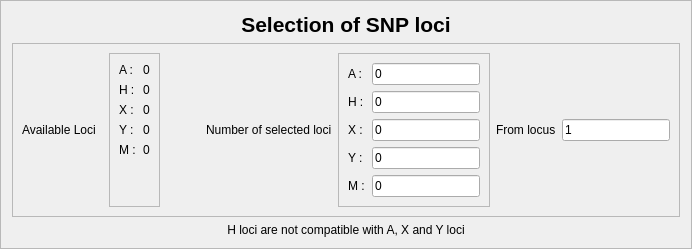
        <widget class="QFrame" name="frame_3">
         <property name="frameShape">
          <enum>QFrame::StyledPanel</enum>
         </property>
         <property name="frameShadow">
          <enum>QFrame::Raised</enum>
         </property>
         <layout class="QVBoxLayout" name="verticalLayout_11">
          <item>
           <widget class="QLabel" name="label">
            <property name="font">
             <font>
              <pointsize>16</pointsize>
              <weight>75</weight>
              <italic>false</italic>
              <bold>true</bold>
             </font>
            </property>
            <property name="text">
             <string>Selection of SNP loci</string>
            </property>
            <property name="alignment">
             <set>Qt::AlignCenter</set>
            </property>
           </widget>
          </item>
          <item>
           <widget class="QFrame" name="frame_2">
            <property name="frameShape">
             <enum>QFrame::StyledPanel</enum>
            </property>
            <property name="frameShadow">
             <enum>QFrame::Raised</enum>
            </property>
            <layout class="QHBoxLayout" name="horizontalLayout_6">
             <item>
              <widget class="QLabel" name="label_2">
               <property name="text">
                <string>Available Loci  </string>
               </property>
              </widget>
             </item>
             <item>
              <widget class="QFrame" name="frame_5">
               <property name="frameShape">
                <enum>QFrame::StyledPanel</enum>
               </property>
               <property name="frameShadow">
                <enum>QFrame::Raised</enum>
               </property>
               <layout class="QFormLayout" name="formLayout">
                <item row="3" column="1">
                 <widget class="QLabel" name="availableHLabel">
                  <property name="text">
                   <string>0</string>
                  </property>
                 </widget>
                </item>
                <item row="3" column="0">
                 <widget class="QLabel" name="label_11">
                  <property name="text">
                   <string>H :</string>
                  </property>
                 </widget>
                </item>
                <item row="4" column="0">
                 <widget class="QLabel" name="label_22">
                  <property name="text">
                   <string>X : </string>
                  </property>
                 </widget>
                </item>
                <item row="4" column="1">
                 <widget class="QLabel" name="availableXLabel">
                  <property name="text">
                   <string>0</string>
                  </property>
                 </widget>
                </item>
                <item row="5" column="0">
                 <widget class="QLabel" name="label_25">
                  <property name="text">
                   <string>Y : </string>
                  </property>
                 </widget>
                </item>
                <item row="5" column="1">
                 <widget class="QLabel" name="availableYLabel">
                  <property name="text">
                   <string>0</string>
                  </property>
                 </widget>
                </item>
                <item row="6" column="0">
                 <widget class="QLabel" name="label_33">
                  <property name="text">
                   <string>M :</string>
                  </property>
                 </widget>
                </item>
                <item row="6" column="1">
                 <widget class="QLabel" name="availableMLabel">
                  <property name="text">
                   <string>0</string>
                  </property>
                 </widget>
                </item>
                <item row="2" column="0">
                 <widget class="QLabel" name="label_7">
                  <property name="text">
                   <string>A :</string>
                  </property>
                 </widget>
                </item>
                <item row="2" column="1">
                 <widget class="QLabel" name="availableALabel">
                  <property name="text">
                   <string>0</string>
                  </property>
                 </widget>
                </item>
               </layout>
              </widget>
             </item>
             <item>
              <spacer name="horizontalSpacer_2">
               <property name="orientation">
                <enum>Qt::Horizontal</enum>
               </property>
               <property name="sizeHint" stdset="0">
                <size>
                 <width>40</width>
                 <height>20</height>
                </size>
               </property>
              </spacer>
             </item>
             <item>
              <widget class="QLabel" name="takenLabel">
               <property name="text">
                <string>Number of selected loci</string>
               </property>
              </widget>
             </item>
             <item>
              <widget class="QFrame" name="frame_13">
               <property name="frameShape">
                <enum>QFrame::StyledPanel</enum>
               </property>
               <property name="frameShadow">
                <enum>QFrame::Raised</enum>
               </property>
               <layout class="QFormLayout" name="formLayout_3">
                <item row="3" column="0">
                 <widget class="QLabel" name="label_36">
                  <property name="text">
                   <string>H :</string>
                  </property>
                 </widget>
                </item>
                <item row="4" column="0">
                 <widget class="QLabel" name="label_37">
                  <property name="text">
                   <string>X : </string>
                  </property>
                 </widget>
                </item>
                <item row="5" column="0">
                 <widget class="QLabel" name="label_38">
                  <property name="text">
                   <string>Y : </string>
                  </property>
                 </widget>
                </item>
                <item row="6" column="0">
                 <widget class="QLabel" name="label_39">
                  <property name="text">
                   <string>M :</string>
                  </property>
                 </widget>
                </item>
                <item row="2" column="0">
                 <widget class="QLabel" name="label_40">
                  <property name="text">
                   <string>A :</string>
                  </property>
                 </widget>
                </item>
                <item row="2" column="1">
                 <widget class="QLineEdit" name="takenAEdit">
                  <property name="text">
                   <string>0</string>
                  </property>
                 </widget>
                </item>
                <item row="3" column="1">
                 <widget class="QLineEdit" name="takenHEdit">
                  <property name="text">
                   <string>0</string>
                  </property>
                 </widget>
                </item>
                <item row="4" column="1">
                 <widget class="QLineEdit" name="takenXEdit">
                  <property name="text">
                   <string>0</string>
                  </property>
                 </widget>
                </item>
                <item row="5" column="1">
                 <widget class="QLineEdit" name="takenYEdit">
                  <property name="text">
                   <string>0</string>
                  </property>
                 </widget>
                </item>
                <item row="6" column="1">
                 <widget class="QLineEdit" name="takenMEdit">
                  <property name="text">
                   <string>0</string>
                  </property>
                 </widget>
                </item>
               </layout>
              </widget>
             </item>
             <item>
              <widget class="QLabel" name="fromLabel">
               <property name="text">
                <string>From locus</string>
               </property>
              </widget>
             </item>
             <item>
              <widget class="QLineEdit" name="fromEdit">
               <property name="text">
                <string>1</string>
               </property>
              </widget>
             </item>
            </layout>
           </widget>
          </item>
          <item>
           <widget class="QLabel" name="label_8">
            <property name="text">
             <string>H loci are not compatible with A, X and Y loci</string>
            </property>
            <property name="alignment">
             <set>Qt::AlignCenter</set>
            </property>
           </widget>
          </item>
         </layout>
        </widget>
